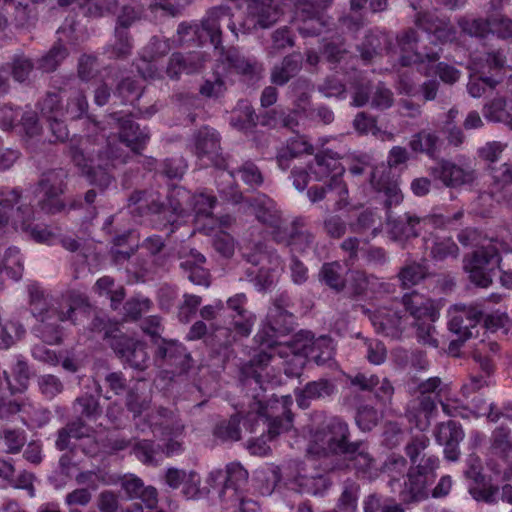
#> input picture data/CryoNuSeg/images/train/Human_LymphNodes_01.tif, 512 x 512 px
$ python script_data_formatter.py
#> lines starting #> are read from the running program, lines starting #| are printed output that depends on the picture
import os
import shutil
import cv2
import numpy as np
from pathlib import Path
import matplotlib.pyplot as plt
from collections import defaultdict
import random
from typing import List, Tuple


def create_directories():
    """Create necessary directories if they don't exist"""
    dirs = ['./images/', './masks/', './labels/',
            './images/train/', './images/val/', './images/test/',
            './masks/train/', './masks/val/', './masks/test/',
            './labels/train/', './labels/val/', './labels/test/']

    for dir_path in dirs:
        Path(dir_path).mkdir(parents=True, exist_ok=True)
    print("Created necessary directories")


# [40 lines left out: functions get_organ_groups, mask_to_yolo_bbox, not called in this run]


def process_images_and_masks():
    """Process all images and masks, convert to YOLO format"""
    image_folder = "./original_images/tissue images/"
    mask_folder = "./original_images/Annotator 1 (biologist second round of manual marks up)/mask binary/"

    if not os.path.exists(image_folder) or not os.path.exists(mask_folder):
        print("Error: Source folders not found!")
        return

    # Get organ groups for splitting
    organ_groups = get_organ_groups(image_folder)

    # Randomly assign groups to train/val/test (8/1/1)
    group_names = list(organ_groups.keys())
    random.shuffle(group_names)

    train_groups = group_names[:8]
    val_groups = group_names[8:9]
    test_groups = group_names[9:10]

    print(f"Train groups: {train_groups}")
    print(f"Val groups: {val_groups}")
    print(f"Test groups: {test_groups}")

    # [12 lines left out: function get_split, not called in this run]

    processed_count = 0

    # Process each image
    for filename in os.listdir(image_folder):
        if filename.lower().endswith(('.png', '.jpg', '.jpeg', '.tiff', '.tif')):
            image_path = os.path.join(image_folder, filename)

            # Find corresponding mask
            base_name = os.path.splitext(filename)[0]
            mask_filename = None

            # Look for mask with same base name
            for mask_file in os.listdir(mask_folder):
                if os.path.splitext(mask_file)[0] == base_name:
                    mask_filename = mask_file
                    break

            if mask_filename is None:
                print(f"Warning: No mask found for {filename}")
                continue

            mask_path = os.path.join(mask_folder, mask_filename)

            # Determine split
            split = get_split(filename)

            # Copy image to appropriate split folder
            dst_image_path = f"./images/{split}/{filename}"
            shutil.copy2(image_path, dst_image_path)

            # Copy mask to appropriate split folder
            dst_mask_path = f"./masks/{split}/{mask_filename}"
            shutil.copy2(mask_path, dst_mask_path)

            # Process mask and create YOLO labels
            mask = cv2.imread(mask_path, cv2.IMREAD_GRAYSCALE)
            if mask is None:
                print(f"Warning: Could not read mask {mask_filename}")
                continue

            # Get image dimensions for normalization
            img = cv2.imread(image_path)
            if img is None:
                print(f"Warning: Could not read image {filename}")
                continue

            img_height, img_width = img.shape[:2]

            # Convert mask to YOLO bounding boxes
            yolo_boxes = mask_to_yolo_bbox(mask, img_width, img_height)

            # Save YOLO labels
            label_filename = f"{base_name}.txt"
            label_path = f"./labels/{split}/{label_filename}"

            with open(label_path, 'w') as f:
                for box in yolo_boxes:
                    f.write(box + '\n')

            processed_count += 1
            print(f"Processed {filename} -> {split} split")

    print(f"\nProcessed {processed_count} image-mask pairs")


def visualize_results():
    """Visualize one sample: grayscale image with red mask overlay vs image with bounding boxes"""
    # Find any available sample from train folder
    image_dir = "./images/train/"
    mask_dir = "./masks/train/"
    label_dir = "./labels/train/"

    if not os.path.exists(image_dir):
        print("No train images found for visualization")
        return

    image_files = [f for f in os.listdir(image_dir) if f.lower().endswith(('.png', '.jpg', '.jpeg', '.tiff', '.tif'))]
    if not image_files:
        print("No image files found for visualization")
        return

    # Pick the first available sample
    filename = image_files[0]
    base_name = os.path.splitext(filename)[0]

    # Load image
    img_path = os.path.join(image_dir, filename)
    img = cv2.imread(img_path)
#> img is the input picture: shape (512, 512, 3); mean B, G, R 123.5, 73.1, 125.8
    img_rgb = cv2.cvtColor(img, cv2.COLOR_BGR2RGB)
    img_gray = cv2.cvtColor(img, cv2.COLOR_BGR2GRAY)
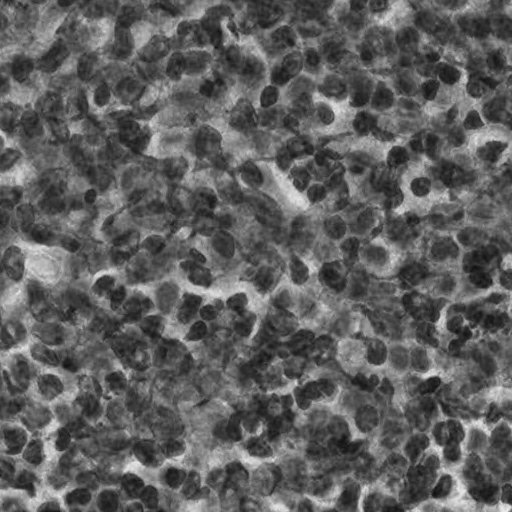
#> img_gray: shape (512, 512); min 13, max 239, mean 94.6

    # Load mask
    mask_files = [f for f in os.listdir(mask_dir) if f.startswith(base_name)]
    if not mask_files:
        print(f"No mask found for {filename}")
        return

    mask_path = os.path.join(mask_dir, mask_files[0])
    mask = cv2.imread(mask_path, cv2.IMREAD_GRAYSCALE)

    # Create grayscale image with transparent red mask overlay
    img_with_mask = np.stack([img_gray, img_gray, img_gray], axis=-1).astype(np.float32)
    red_overlay = np.zeros_like(img_with_mask)
    red_overlay[mask > 0] = [255, 0, 0]  # Red overlay on mask regions

    # Blend with alpha transparency (0.3 = 30% red overlay, 70% original image)
    img_with_mask = cv2.addWeighted(img_with_mask.astype(np.uint8), 0.7, red_overlay.astype(np.uint8), 0.3, 0)

    # Load YOLO labels and draw bounding boxes on color image
    img_with_bbox = img_rgb.copy()
    label_path = os.path.join(label_dir, f"{base_name}.txt")

    if os.path.exists(label_path):
        h, w = img_rgb.shape[:2]
        with open(label_path, 'r') as f:
            for line in f:
                parts = line.strip().split()
                if len(parts) == 5:
                    _, center_x, center_y, width, height = map(float, parts)

                    # Convert back to pixel coordinates
                    x1 = int((center_x - width / 2) * w)
                    y1 = int((center_y - height / 2) * h)
                    x2 = int((center_x + width / 2) * w)
                    y2 = int((center_y + height / 2) * h)

                    # Draw bounding box in green
                    cv2.rectangle(img_with_bbox, (x1, y1), (x2, y2), (0, 255, 0), 3)

    # Create side-by-side visualization
    fig, (ax1, ax2) = plt.subplots(1, 2, figsize=(12, 6))

    ax1.imshow(img_with_mask)
    ax1.set_title('Grayscale Image + Red Mask Overlay')
    ax1.axis('off')

    ax2.imshow(img_with_bbox)
    ax2.set_title('Image + YOLO Bounding Boxes')
    ax2.axis('off')

    plt.tight_layout()
    plt.savefig('visualization_results.png', dpi=150, bbox_inches='tight')
    plt.show()

    print(f"Visualized sample: {filename}")


def main():
    """Main function to execute all processing steps"""
    print("Starting image processing pipeline...")

    # Set random seed for reproducible splits
    random.seed(42)

    # Step 1: Create directories
    create_directories()

    # Step 2: Process images and masks
    process_images_and_masks()

    # Step 3: Visualize results
    print("\nGenerating visualization...")
    visualize_results()

    print("\nProcessing complete!")
    print("Files have been organized into:")
    print("  ./images/{train,val,test}/")
    print("  ./masks/{train,val,test}/")
    print("  ./labels/{train,val,test}/")
    print("\nVisualization saved as 'visualization_results.png'")


if __name__ == "__main__":
    main()
